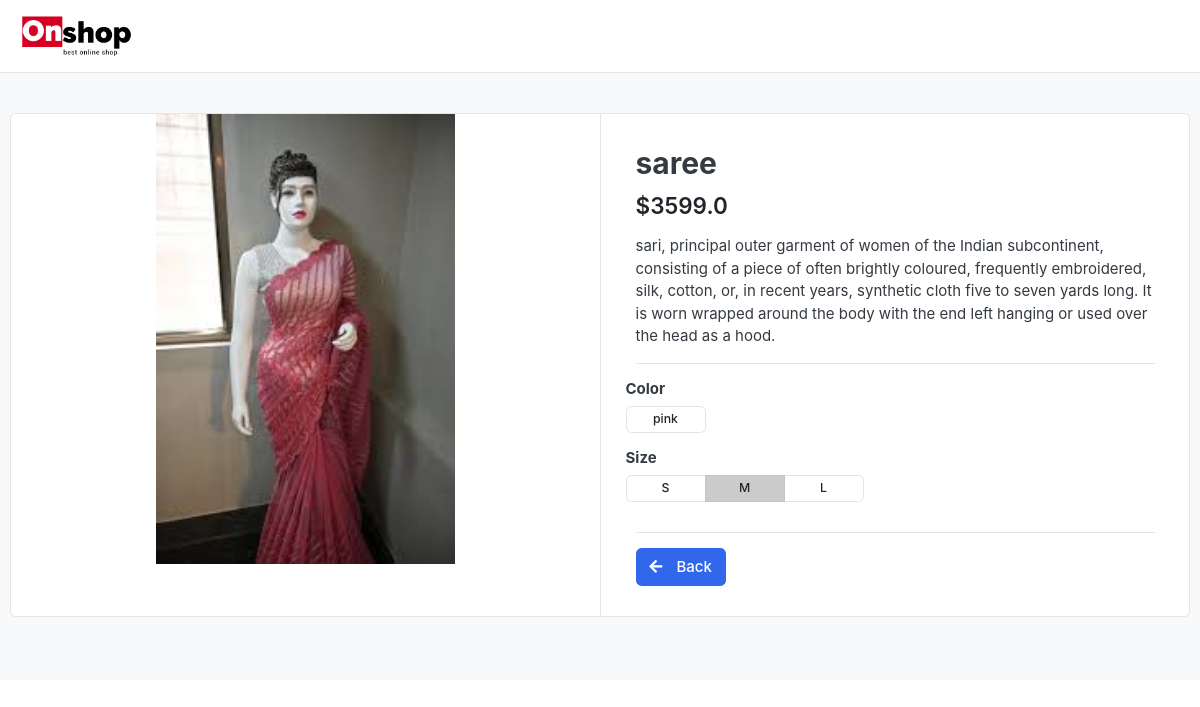
The app's page /product/3 with its own data.
### app/models.py (models this page shows)
class Product(models.Model):
    category = models.ForeignKey(Category, on_delete=models.CASCADE)
    product_name = models.CharField(max_length=40, unique=True)
    product_image = models.ImageField(upload_to="uploads/%y/%m/%d")
    color = models.CharField(max_length=40)
    price = models.FloatField(blank = True)
    description = models.TextField(max_length=1000)
    size_S = models.BooleanField(default=False)
    size_M = models.BooleanField(default=False)
    size_L = models.BooleanField(default=False)
    created_at =  models.DateTimeField(auto_now_add=True)
    updated_at = models.DateTimeField(auto_now=True)

### app/views.py (the view)
# urls.py: path("product/<int:id>", product_details, name='product_details'),
def product_details(request, id):
    products = Product.objects.get(id=id)
    print('========================.>>>>>', products)
    context = {
        "products": products
    }
    return render(request, "product-detail.html", context)

### templates/product-detail.html
{% extends './base/base.html' %}
{% load static %}
{% block content %}
<section class="section-content padding-y bg">
<div class="container">
<div class="card">
	<div class="row no-gutters">
		<aside class="col-md-6">
<article class="gallery-wrap">
	<div class="img-big-wrap">
	   <a href="#"><img src="{{ products.product_image.url }}"></a>
	</div>
</article>
		</aside>
		<main class="col-md-6 border-left">
<article class="content-body">
<h2 class="title">{{ products.product_name }}</h2>
<div class="mb-3">
	<var class="price h4">${{ products.price }}</var>
</div>
<p>{{ products.description }}</p>
<hr>
	<div class="row">
		<div class="item-option-select">
			<h6>Color</h6>
			<div class="btn-group btn-group-sm btn-group-toggle" data-toggle="buttons">
			  <label class="btn btn-light">
			    <input type="radio" name="radio_color" disabled> {{ products.color }}
			  </label>
			</div>
		</div>
	</div>
	<div class="row">
		<div class="item-option-select">
			<h6>Size</h6>
			<div class="btn-group btn-group-sm btn-group-toggle" data-toggle="buttons">
				{% if products.size_S %}
				<label class="btn btn-light active ">
				{% else %}
				<label class="btn btn-light ">
				{% endif %}
			    <input type="checkbox" name="radio_color" disabled> S
			  </label>
			  {% if products.size_M %}
				<label class="btn btn-light active ">
				{% else %}
				<label class="btn btn-light ">
				{% endif %}
			    <input type="checkbox" name="radio_color" disabled> M
			  </label>
			  {% if products.size_L %}
				<label class="btn btn-light active ">
				{% else %}
				<label class="btn btn-light ">
				{% endif %}
			    <input type="checkbox" name="radio_color" disabled> L
			  </label>
			</div>
		</div>
	</div>
	<hr>
	<a class="btn  btn-primary" onclick="history.back()" style="color: white;"><i class="fa fa-arrow-left"></i> <span class="text">Back </span></a>
</article>
		</main>
	</div>
</div>
<br>
</div>
</section>
</body>
</html>
{% endblock %}

### onshop/static/css/ui.css (style rules this page uses)
html { font-family: "Inter", sans-serif; font-size: 15px; }
.content-body { flex: 1 1 auto; padding: 2rem 2.3rem; }
.padding-y { padding-top: 40px; padding-bottom: 40px; }
var { font-style: normal; }
article:after, .form-group:after { display: block; clear: both; content: ""; }
.bg { background-color: #f8f9fa; }
.btn-light { background-color: #fff; border-color: #e4e4e4; }
.btn i + .text { margin-left: 10px; }
.price { font-weight: 600; color: #212529; }
.gallery-wrap .img-big-wrap { margin-bottom: 10px; border-radius: 0.37rem; overflow: hidden; background-color: #fff; }
.gallery-wrap .img-big-wrap a { text-align: center; display: block; }
.gallery-wrap .img-big-wrap img { height: 450px; width: auto; display: inline-block; }
.item-option-select { margin-bottom: 1rem; display: inline-block; margin-right: 15px; }
.item-option-select .btn { min-width: 80px; }

### records on screen
Product: product_image (picture), product_name "saree", price "3599.0", description "sari, principal outer garment of women of the Indian subcontinent, consisting of a piece of often brightly coloured, frequently embroidered, silk, cotton, or, in recent years, synthetic cloth five to seven yards long. It is worn wrapped around the body with the end left hanging or used over the head as a hood.", color "pink"
